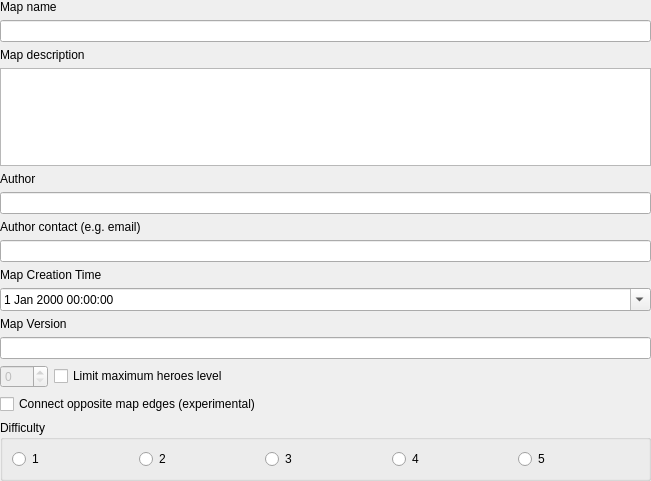
<?xml version="1.0" encoding="UTF-8"?>
<ui version="4.0">
 <class>GeneralSettings</class>
 <widget class="QWidget" name="GeneralSettings">
  <property name="geometry">
   <rect>
    <x>0</x>
    <y>0</y>
    <width>651</width>
    <height>481</height>
   </rect>
  </property>
  <property name="windowTitle">
   <string>Form</string>
  </property>
  <layout class="QVBoxLayout" name="verticalLayout">
   <property name="leftMargin">
    <number>0</number>
   </property>
   <property name="topMargin">
    <number>0</number>
   </property>
   <property name="rightMargin">
    <number>0</number>
   </property>
   <property name="bottomMargin">
    <number>0</number>
   </property>
   <item>
    <widget class="QLabel" name="label">
     <property name="text">
      <string>Map name</string>
     </property>
    </widget>
   </item>
   <item>
    <widget class="QLineEdit" name="mapNameEdit"/>
   </item>
   <item>
    <widget class="QLabel" name="label_2">
     <property name="text">
      <string>Map description</string>
     </property>
    </widget>
   </item>
   <item>
    <widget class="QPlainTextEdit" name="mapDescriptionEdit"/>
   </item>
   <item>
    <widget class="QLabel" name="label_3">
     <property name="text">
      <string>Author</string>
     </property>
    </widget>
   </item>
   <item>
    <widget class="QLineEdit" name="authorEdit"/>
   </item>
   <item>
    <widget class="QLabel" name="label_4">
     <property name="text">
      <string>Author contact (e.g. email)</string>
     </property>
    </widget>
   </item>
   <item>
    <widget class="QLineEdit" name="authorContactEdit"/>
   </item>
   <item>
    <widget class="QLabel" name="label_5">
     <property name="text">
      <string>Map Creation Time</string>
     </property>
    </widget>
   </item>
   <item>
    <widget class="QDateTimeEdit" name="mapCreationDateTimeEdit">
     <property name="calendarPopup">
      <bool>true</bool>
     </property>
    </widget>
   </item>
   <item>
    <widget class="QLabel" name="label_6">
     <property name="text">
      <string>Map Version</string>
     </property>
    </widget>
   </item>
   <item>
    <widget class="QLineEdit" name="mapVersionEdit"/>
   </item>
   <item>
    <layout class="QHBoxLayout" name="horizontalLayout_4">
     <property name="topMargin">
      <number>0</number>
     </property>
     <item>
      <widget class="QSpinBox" name="heroLevelLimit">
       <property name="enabled">
        <bool>false</bool>
       </property>
       <property name="minimumSize">
        <size>
         <width>48</width>
         <height>0</height>
        </size>
       </property>
      </widget>
     </item>
     <item>
      <widget class="QCheckBox" name="heroLevelLimitCheck">
       <property name="sizePolicy">
        <sizepolicy hsizetype="Expanding" vsizetype="Fixed">
         <horstretch>0</horstretch>
         <verstretch>0</verstretch>
        </sizepolicy>
       </property>
       <property name="text">
        <string>Limit maximum heroes level</string>
       </property>
      </widget>
     </item>
    </layout>
   </item>
   <item>
    <widget class="QCheckBox" name="toroidalMapCheck">
     <property name="toolTip">
      <string>North joins south and east joins west on each level. Design terrain and roads to match across the edges. Static objects cannot cross an edge. AI and multiplayer support are not yet verified.</string>
     </property>
     <property name="text">
      <string>Connect opposite map edges (experimental)</string>
     </property>
    </widget>
   </item>
   <item>
    <widget class="QGroupBox" name="groupBox">
     <property name="title">
      <string>Difficulty</string>
     </property>
     <layout class="QHBoxLayout" name="horizontalLayout_2">
      <item>
       <widget class="QRadioButton" name="diffRadio1">
        <property name="text">
         <string notr="true">1</string>
        </property>
       </widget>
      </item>
      <item>
       <widget class="QRadioButton" name="diffRadio2">
        <property name="text">
         <string notr="true">2</string>
        </property>
       </widget>
      </item>
      <item>
       <widget class="QRadioButton" name="diffRadio3">
        <property name="text">
         <string notr="true">3</string>
        </property>
       </widget>
      </item>
      <item>
       <widget class="QRadioButton" name="diffRadio4">
        <property name="text">
         <string notr="true">4</string>
        </property>
       </widget>
      </item>
      <item>
       <widget class="QRadioButton" name="diffRadio5">
        <property name="text">
         <string notr="true">5</string>
        </property>
       </widget>
      </item>
     </layout>
    </widget>
   </item>
  </layout>
 </widget>
 <resources/>
 <connections/>
</ui>
